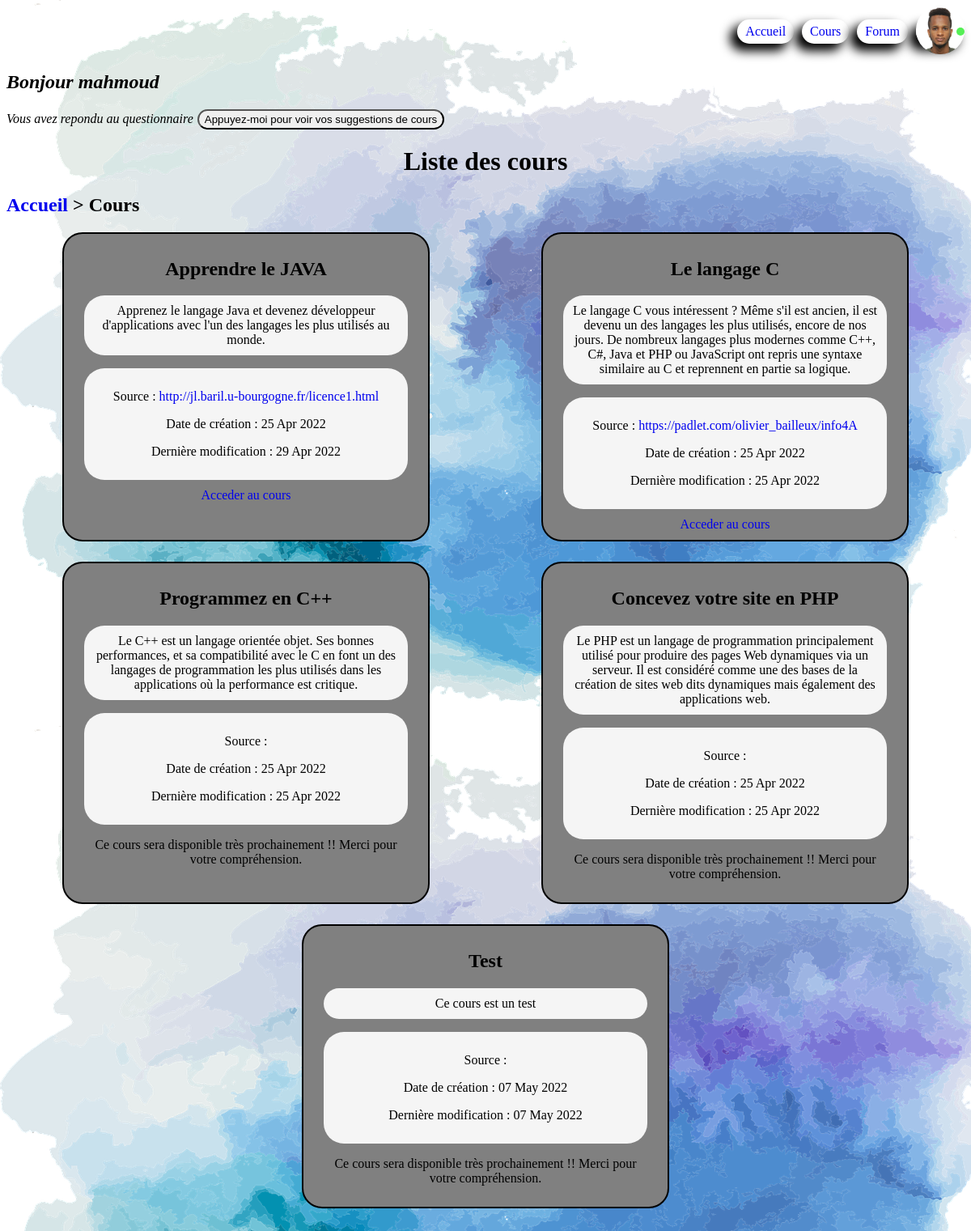
/index.php?location=cours (signed in), run on the app's committed database.
### tables this page shows
CREATE TABLE `cours` (
  `id` int NOT NULL,
  `statut` text NOT NULL,
  `titre` text NOT NULL,
  `description` text NOT NULL,
  `date_creation` datetime NOT NULL DEFAULT CURRENT_TIMESTAMP,
  `date_modif` datetime NOT NULL DEFAULT CURRENT_TIMESTAMP,
  `source` text NOT NULL,
  `points` int NOT NULL
);

### Controller/controller.php (called while the page is built, shortened)
<?php
require("Model/model.php");
function cours(){
    if(isset($_SESSION['connected']))
    {
        $suggest = suggestion($_SESSION['level']);
    }
    $cours = allCours();
    require('View/cours.php');
}

### Model/model.php (called while the page is built, shortened)
<?php
function dataBaseConnexion()
{
    try
    {
        $data_base= new PDO('mysql:host=localhost;dbname=WebProject;charset=utf8', 'root', 'Moud1997@');
        return $data_base;
    }
    catch(Exception $e)
    {
        die("Erreur : ".$e->getMessage());
    }
}
function allCours()
{
    $data_base = dataBaseConnexion();
    $cours = $data_base->query('SELECT id, statut, titre, description, DATE_FORMAT(date_creation, \'%d %b %Y \') AS date_creation, DATE_FORMAT(date_modif, \'%d %b %Y \') AS date_modif, source FROM cours');
    $cours->execute();
    return $cours;
}

### View/cours.php (the view, shortened to what this page needs)
<!DOCTYPE html>
<html lang="fr">
<head>
    <link rel="stylesheet" href="Public/CSS/menu.css?ts=<?=time()?>">
    <link rel="stylesheet" href="Public/CSS/cours.css?ts=<?=time()?>">
</head>
<body>
    <?php require('header.php'); ?>
    <?php if(isset($_SESSION['connected'])) :?>
        <h2><em>Bonjour <?=$_SESSION['username']?></em></h2>
        <?php if(isset($_SESSION['status']) && $_SESSION['status'] == 'answered') :?>
            <?php if(isset($suggest)): ?>
                <em>Vous avez repondu au questionnaire</em><button id="suggestion">Appuyez-moi pour voir vos suggestions de cours</button>
            <?php endif ?>
        <?php else: ?>
            <a href="index.php?location=quiz"><h2>Répondez à ce questionnaire pour déterminer votre niveau et béneficier d'une suggestion de cours</h2></a>
        <?php endif ?>
    <?php else :?>
        <h2><em>Vous n'êtes pas connecté</em></h2>
    <?php endif ?>
    <h1>Liste des cours</h1>
    <h2><a href="index.php">Accueil </a>> Cours</h2>
        <?php if(isset($cours)): ?>
            <div class="allCours">
                <?php while($lecours = $cours->fetch()) : ?>
                    <div class="cours listedCourses">
                        <h2><?=$lecours['titre']?></h2>
                        <p class="description"><?=$lecours['description']?></p>
                        <div class="info">
                            <p>Source : <a href="<?= $lecours['source']?>"><?= $lecours['source']?></a></p>
                            <p>Date de création : <?= $lecours['date_creation']?> </p>
                            <p>Dernière modification : <?= $lecours['date_modif']?></p>
                        </div>
                        <?php if($lecours['statut'] == 'active'): ?>
                            <a href="index.php?location=leCours&idCours=<?=$lecours['id']?>">Acceder au cours</a>
                        <?php else: ?>
                            <p>Ce cours sera disponible très prochainement !! Merci pour votre compréhension.</p>
                        <?php endif; ?>
                    </div>
                <?php endwhile; ?>
            </div>
        <?php endif; ?>
</body>
</html>

### Public/CSS/menu.css (style rules this page uses)
a { text-decoration: none; }

### Public/CSS/cours.css (style rules this page uses)
body { background: url("../Image/fond5.png"); }
h2 { font-family: "Brush Script MT", cursive; }
h1 { text-align: center; font-family: "Brush Script MT", cursive; }
.cours { border: 2px solid black; border-radius: 25px; padding: 10px 25px; margin-bottom: 25px; background-color: gray; }
.cours { text-align: center; }
.cours a { text-decoration: none; }
.description { background-color: whitesmoke; padding: 10px; border-radius: 25px; }
.info { background-color: whitesmoke; padding: 10px; margin-bottom: 10px; border-radius: 25px; }
.suggestion, .listedCourses { width: 400px; transition: all ease-in-out 1s; }
.allCours { display: flex; flex-direction: row; flex-wrap: wrap; justify-content: space-around; align-items: stretch; align-content: stretch; }
#suggestion { border-radius: 15px; height: 25px; width: auto; text-align: center; margin-left: 5px; padding: 3px 7px; }

### data on the page
cours: titre "Apprendre le JAVA", description "Apprenez le langage Java et devenez développeur d'applications avec l'un des langages les plus utilisés au monde.", source "http://jl.baril.u-bourgogne.fr/licence1.html", date_creation "25 Apr 2022", date_modif "29 Apr 2022"
cours: titre "Le langage C", description "Le langage C vous intéressent ? Même s'il est ancien, il est devenu un des langages les plus utilisés, encore de nos jours. De nombreux langages plus modernes comme C++, C#, Java et PHP ou JavaScript ont repris une syntaxe similaire au C et reprennent en partie sa logique.", source "https://padlet.com/olivier_bailleux/info4A", date_creation "25 Apr 2022", date_modif "25 Apr 2022"
cours: titre "Programmez en C++", description "Le C++ est un langage orientée objet. Ses bonnes performances, et sa compatibilité avec le C en font un des langages de programmation les plus utilisés dans les applications où la performance est critique.", date_creation "25 Apr 2022", date_modif "25 Apr 2022", shows "Ce cours sera disponible très prochainement !! Merci pour votre compréhension."
cours: titre "Concevez votre site en PHP", description "Le PHP est un langage de programmation principalement utilisé pour produire des pages Web dynamiques via un serveur. Il est considéré comme une des bases de la création de sites web dits dynamiques mais également des applications web.", date_creation "25 Apr 2022", date_modif "25 Apr 2022", shows "Ce cours sera disponible très prochainement !! Merci pour votre compréhension."
cours: titre "Test", description "Ce cours est un test", date_creation "07 May 2022", date_modif "07 May 2022", shows "Ce cours sera disponible très prochainement !! Merci pour votre compréhension."

### other printed values
$_SESSION['username'] "mahmoud"
